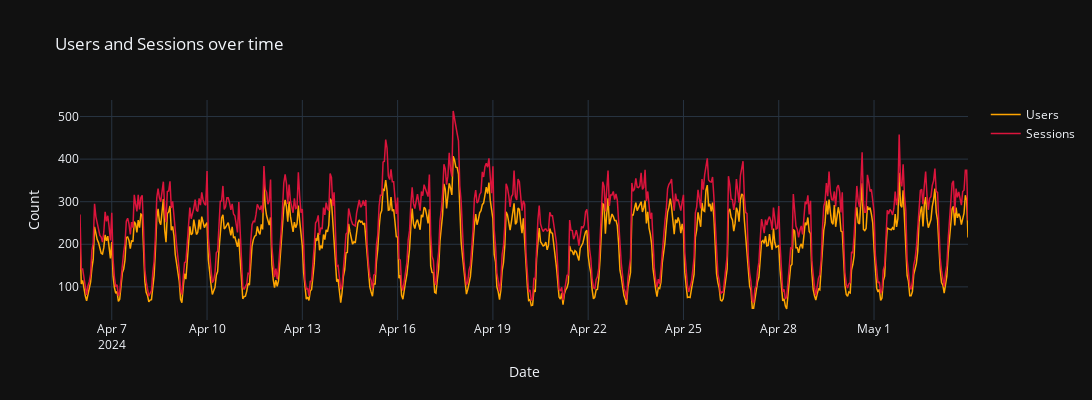

Notebook code cell kept with this figure:
### Code cell
fig = go.Figure()
fig.add_trace(go.Scatter(x=datetime_group['Date + hour (YYYYMMDDHH)'], y=datetime_group['Users'], mode='lines', name='Users'))
fig.add_trace(go.Scatter(x=datetime_group['Date + hour (YYYYMMDDHH)'], y=datetime_group['Sessions'], mode='lines', name='Sessions'))
fig.update_layout(title='Users and Sessions over time', xaxis_title='Date', yaxis_title='Count', template='plotly_dark', width=1400, height=400)
fig.update_traces(line=dict(width=1.5, color='orange'), selector=dict(name='Users'))
fig.update_traces(line=dict(width=1.5, color='crimson'), selector=dict(name='Sessions'))
fig.show()

### Figure 1 — Plotly figure (JSON) as saved in the notebook; plotly's stock layout.template omitted (floating-point values rounded to 4 significant figures; data arrays with more than 128 entries replaced by an {"elided": "..."} marker saying what was removed)
{"data": [{"line": {"color": "orange", "width": 1.5}, "mode": "lines", "name": "Users", "type": "scatter", "x": {"elided": "672 str values"}, "y": {"elided": "672 int values"}}, {"line": {"color": "crimson", "width": 1.5}, "mode": "lines", "name": "Sessions", "type": "scatter", "x": {"elided": "672 str values"}, "y": {"elided": "672 int values"}}], "layout": {"height": 400, "title": {"text": "Users and Sessions over time"}, "width": 1400, "xaxis": {"title": {"text": "Date"}}, "yaxis": {"title": {"text": "Count"}}}}
